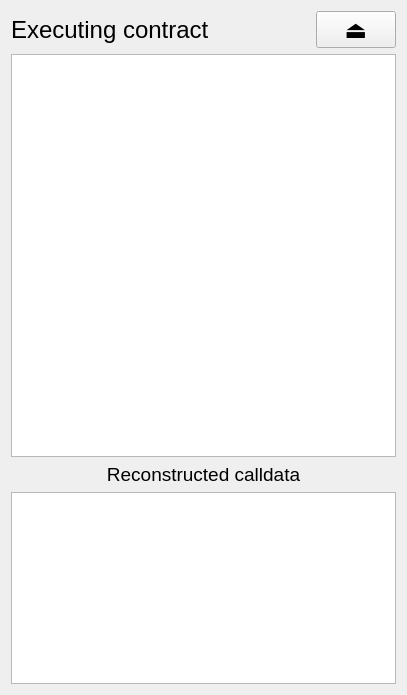
<?xml version="1.0" encoding="UTF-8"?>
<ui version="4.0">
 <class>ContractCalls</class>
 <widget class="QWidget" name="ContractCalls">
  <property name="geometry">
   <rect>
    <x>0</x>
    <y>0</y>
    <width>407</width>
    <height>695</height>
   </rect>
  </property>
  <property name="windowTitle">
   <string>Form</string>
  </property>
  <layout class="QVBoxLayout" name="verticalLayout">
   <item>
    <layout class="QHBoxLayout" name="horizontalLayout_title">
     <item>
      <widget class="QLabel" name="label_title">
       <property name="sizePolicy">
        <sizepolicy hsizetype="Expanding" vsizetype="Preferred">
         <horstretch>0</horstretch>
         <verstretch>0</verstretch>
        </sizepolicy>
       </property>
       <property name="font">
        <font>
         <pointsize>18</pointsize>
        </font>
       </property>
       <property name="text">
        <string>Executing contract</string>
       </property>
      </widget>
     </item>
     <item>
      <spacer name="horizontalSpacer_title_right">
       <property name="orientation">
        <enum>Qt::Horizontal</enum>
       </property>
       <property name="sizeType">
        <enum>QSizePolicy::Expanding</enum>
       </property>
       <property name="sizeHint" stdset="0">
        <size>
         <width>40</width>
         <height>20</height>
        </size>
       </property>
      </spacer>
     </item>
     <item>
      <widget class="QPushButton" name="pushButton_dock">
       <property name="sizePolicy">
        <sizepolicy hsizetype="Minimum" vsizetype="Fixed">
         <horstretch>0</horstretch>
         <verstretch>0</verstretch>
        </sizepolicy>
       </property>
       <property name="font">
        <font>
         <pointsize>18</pointsize>
        </font>
       </property>
       <property name="text">
        <string>⏏</string>
       </property>
      </widget>
     </item>
    </layout>
   </item>
   <item>
    <widget class="QListWidget" name="listWidget_calls">
     <property name="sizePolicy">
      <sizepolicy hsizetype="Expanding" vsizetype="MinimumExpanding">
       <horstretch>0</horstretch>
       <verstretch>0</verstretch>
      </sizepolicy>
     </property>
     <property name="font">
      <font>
       <pointsize>18</pointsize>
       <underline>true</underline>
      </font>
     </property>
     <property name="styleSheet">
      <string notr="true"/>
     </property>
     <property name="editTriggers">
      <set>QAbstractItemView::NoEditTriggers</set>
     </property>
     <property name="showDropIndicator" stdset="0">
      <bool>false</bool>
     </property>
     <property name="defaultDropAction">
      <enum>Qt::IgnoreAction</enum>
     </property>
     <property name="alternatingRowColors">
      <bool>true</bool>
     </property>
     <property name="selectionMode">
      <enum>QAbstractItemView::NoSelection</enum>
     </property>
     <property name="textElideMode">
      <enum>Qt::ElideRight</enum>
     </property>
     <property name="verticalScrollMode">
      <enum>QAbstractItemView::ScrollPerItem</enum>
     </property>
     <property name="spacing">
      <number>4</number>
     </property>
     <property name="wordWrap">
      <bool>false</bool>
     </property>
    </widget>
   </item>
   <item>
    <layout class="QVBoxLayout" name="verticalLayout_calldata">
     <property name="sizeConstraint">
      <enum>QLayout::SetDefaultConstraint</enum>
     </property>
     <item>
      <widget class="QLabel" name="label_calldata_desc">
       <property name="font">
        <font>
         <pointsize>14</pointsize>
        </font>
       </property>
       <property name="text">
        <string>Reconstructed calldata</string>
       </property>
       <property name="alignment">
        <set>Qt::AlignCenter</set>
       </property>
      </widget>
     </item>
     <item>
      <widget class="QTextBrowser" name="textBrowser_calldata">
       <property name="sizePolicy">
        <sizepolicy hsizetype="Expanding" vsizetype="Preferred">
         <horstretch>0</horstretch>
         <verstretch>0</verstretch>
        </sizepolicy>
       </property>
       <property name="font">
        <font>
         <pointsize>11</pointsize>
        </font>
       </property>
       <property name="lineWrapColumnOrWidth">
        <number>0</number>
       </property>
       <property name="html">
        <string>&lt;!DOCTYPE HTML PUBLIC &quot;-//W3C//DTD HTML 4.0//EN&quot; &quot;http://www.w3.org/TR/REC-html40/strict.dtd&quot;&gt;
&lt;html&gt;&lt;head&gt;&lt;meta name=&quot;qrichtext&quot; content=&quot;1&quot; /&gt;&lt;meta charset=&quot;utf-8&quot; /&gt;&lt;style type=&quot;text/css&quot;&gt;
p, li { white-space: pre-wrap; }
hr { height: 1px; border-width: 0; }
li.unchecked::marker { content: &quot;\2610&quot;; }
li.checked::marker { content: &quot;\2612&quot;; }
&lt;/style&gt;&lt;/head&gt;&lt;body style=&quot; font-family:'Segoe UI'; font-size:11pt; font-weight:400; font-style:normal;&quot;&gt;
&lt;p style=&quot;-qt-paragraph-type:empty; margin-top:0px; margin-bottom:0px; margin-left:0px; margin-right:0px; -qt-block-indent:0; text-indent:0px;&quot;&gt;&lt;br /&gt;&lt;/p&gt;&lt;/body&gt;&lt;/html&gt;</string>
       </property>
      </widget>
     </item>
    </layout>
   </item>
  </layout>
 </widget>
 <resources/>
 <connections/>
</ui>
